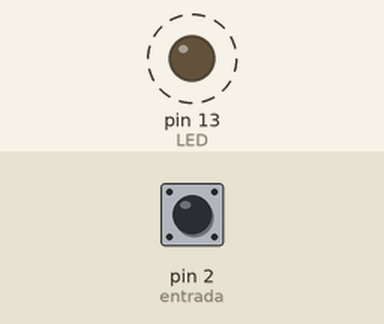
Bench run of a sketch on a simulated Arduino Uno, built with avr-gcc and run on an emulated ATmega328P. On the bench: output pins drawn as LEDs (lit = HIGH). Dashed ring = blinking. The inputs (shaded band) are chosen by the test bench; at power-on: pin 2 (entrada) LOW. What the sketch prints to the serial monitor is not drawn.

Above: at 1.2 s.
1.3 s: pin 2 (entrada) pulsed HIGH 2 times (0.12 s each, 0.3 s apart)
Timing chart, 0 to 10.9 s (numbered marks = the images above; inputs shaded):
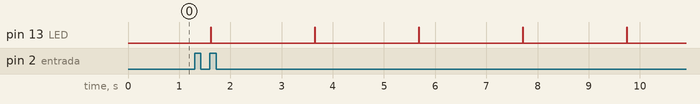

Measured:
- by itself, pin 13 (LED): alternates HIGH for 0.01 s and LOW for 2.0 s

The sketch:

HORTA_04.ino
```cpp
/*
PROTOCOLO NE-555
 Leitura de sensores a distancia do Arduino
 com ligacao por meio de fios
 _____________________________
  Desenvolvido por Alexandre Aravecchia
  aravecchia@gmail.com
  Projetista, desenvolvedor, programador
  www.aravecchia.weebly.com/
 Com o apoio de http://labdegaragem.com.br/
 Publicado no Labdegaragem em 10/outubro/2016.
 */

#include <math.h>
#include <Arduino.h>

int entrada = 2;
int LED = 13;

const int t=10;

unsigned long BETA =  4000; //Calibrar este valor utilizando um termometro externo como comparacao
unsigned long Ro = 100000; //Resistencia tpica de um termistor de 100k
unsigned long To = 25+273; //Transforma temperatura de referencia do Termistor de Celsius para Kelvin

unsigned long pico; //Tempo
unsigned long vale;
unsigned long Periodo;
unsigned long Frequencia;

unsigned long Kelvin;
unsigned long Celsius = Kelvin-273;
unsigned long R; // Resistencia do Termistor
unsigned long R2 = 10000; //Segundo resistor do NE-222
unsigned long C1 = 10000000; // Capacitor principal em microFaraday;


void setup()
{
  Serial.begin(9600);
  pinMode(entrada, INPUT);
  pinMode(LED, OUTPUT);
}
void loop()
{
  digitalWrite(LED, LOW);
  delay(t);

  pico = pulseIn(entrada, HIGH);
  vale = pulseIn(entrada, LOW);
  Periodo = pico + vale;
  Frequencia = 1000000/Periodo;

  R = ((1.44*Periodo)/C1)-(2*R2);

  Kelvin =  1 / ( (1/To)+((log(R/Ro))/BETA) ); // Calcula a temperatura por: Steinhart-Hart

  Celsius = Kelvin-273; // Convert Kelvin to Celsius

  if (Periodo)
  {
    Serial.print(vale);
    Serial.print("us - ");
    Serial.print(pico);
    Serial.print("us - Periodo = ");
    Serial.print(Periodo/1000);
    Serial.print(" ms - ");

    Serial.print("Freq=");
    Serial.print(Frequencia);
    Serial.print(" Hz - ");

    Serial.print("R=");
    Serial.print(R/1000);
    Serial.print(" K Ohm - ");

    Serial.print("Temp = ");
    Serial.print(Celsius);
    Serial.println(" *C.");
  }
  else
  {
  Serial.println("Aguardando sinal...");
  delay(t);
  }
  digitalWrite(LED, HIGH);
  delay(t);
}
```
